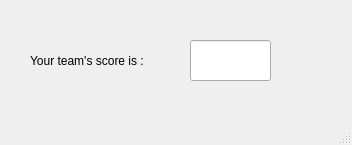
<?xml version="1.0" encoding="UTF-8"?>
<ui version="4.0">
 <class>MainWindow</class>
 <widget class="QMainWindow" name="MainWindow">
  <property name="geometry">
   <rect>
    <x>0</x>
    <y>0</y>
    <width>352</width>
    <height>145</height>
   </rect>
  </property>
  <property name="windowTitle">
   <string>MainWindow</string>
  </property>
  <widget class="QWidget" name="centralwidget">
   <widget class="QLabel" name="label">
    <property name="geometry">
     <rect>
      <x>30</x>
      <y>40</y>
      <width>161</width>
      <height>41</height>
     </rect>
    </property>
    <property name="text">
     <string>Your team's score is :</string>
    </property>
   </widget>
   <widget class="QLineEdit" name="scoreBox">
    <property name="geometry">
     <rect>
      <x>190</x>
      <y>40</y>
      <width>81</width>
      <height>41</height>
     </rect>
    </property>
   </widget>
  </widget>
  <widget class="QMenuBar" name="menubar">
   <property name="geometry">
    <rect>
     <x>0</x>
     <y>0</y>
     <width>352</width>
     <height>25</height>
    </rect>
   </property>
  </widget>
  <widget class="QStatusBar" name="statusbar"/>
 </widget>
 <resources/>
 <connections/>
</ui>
